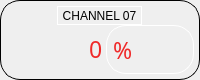
             <widget class="QFrame" name="horizontalFrame_9">
              <property name="minimumSize">
               <size>
                <width>0</width>
                <height>80</height>
               </size>
              </property>
              <property name="maximumSize">
               <size>
                <width>230</width>
                <height>80</height>
               </size>
              </property>
              <property name="styleSheet">
               <string notr="true">border: 1px solid #000000;
border-radius: 20px;</string>
              </property>
              <layout class="QVBoxLayout" name="verticalLayout_11">
               <property name="spacing">
                <number>0</number>
               </property>
               <property name="leftMargin">
                <number>5</number>
               </property>
               <property name="topMargin">
                <number>5</number>
               </property>
               <property name="rightMargin">
                <number>5</number>
               </property>
               <property name="bottomMargin">
                <number>5</number>
               </property>
               <item>
                <layout class="QHBoxLayout" name="horizontalLayout_15">
                 <property name="spacing">
                  <number>5</number>
                 </property>
                 <item>
                  <widget class="QToolButton" name="toolButton_7">
                   <property name="focusPolicy">
                    <enum>Qt::NoFocus</enum>
                   </property>
                   <property name="styleSheet">
                    <string notr="true">border-color: rgb(255, 255, 255);</string>
                   </property>
                   <property name="text">
                    <string>CHANNEL 07</string>
                   </property>
                   <property name="icon">
                    <iconset resource="icons.qrc">
                     <normaloff>:/icons/V.jpg</normaloff>:/icons/V.jpg</iconset>
                   </property>
                   <property name="iconSize">
                    <size>
                     <width>50</width>
                     <height>50</height>
                    </size>
                   </property>
                   <property name="toolButtonStyle">
                    <enum>Qt::ToolButtonTextBesideIcon</enum>
                   </property>
                  </widget>
                 </item>
                </layout>
               </item>
               <item>
                <layout class="QHBoxLayout" name="horizontalLayout_28">
                 <property name="spacing">
                  <number>0</number>
                 </property>
                 <item>
                  <widget class="QLineEdit" name="ch7">
                   <property name="sizePolicy">
                    <sizepolicy hsizetype="Fixed" vsizetype="Fixed">
                     <horstretch>0</horstretch>
                     <verstretch>0</verstretch>
                    </sizepolicy>
                   </property>
                   <property name="maximumSize">
                    <size>
                     <width>100</width>
                     <height>16777215</height>
                    </size>
                   </property>
                   <property name="font">
                    <font>
                     <family>Gilroy</family>
                     <pointsize>17</pointsize>
                    </font>
                   </property>
                   <property name="focusPolicy">
                    <enum>Qt::ClickFocus</enum>
                   </property>
                   <property name="styleSheet">
                    <string notr="true">background-color: rgba(255, 255, 255,0);
color: rgb(239, 41, 41);
border: none</string>
                   </property>
                   <property name="text">
                    <string>0</string>
                   </property>
                   <property name="alignment">
                    <set>Qt::AlignRight|Qt::AlignTrailing|Qt::AlignVCenter</set>
                   </property>
                  </widget>
                 </item>
                 <item>
                  <widget class="QLabel" name="s7">
                   <property name="font">
                    <font>
                     <family>Gilroy</family>
                     <pointsize>17</pointsize>
                    </font>
                   </property>
                   <property name="styleSheet">
                    <string notr="true">border-color: rgb(255, 255, 255);
color: rgb(239, 41, 41);</string>
                   </property>
                   <property name="text">
                    <string>%</string>
                   </property>
                  </widget>
                 </item>
                </layout>
               </item>
              </layout>
             </widget>
